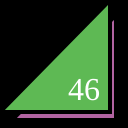
Frame 1 (no input)
Frame 60 (no input): identical to frame 1, image omitted
Frame 120 (the mouse pressed at the canvas centre since frame 60): identical to frame 1, image omitted

The p5.js sketch that drew this single still picture (run headless with seeded random() and noise() and a simulated clock; from frame 60 on, the mouse is pressed at the canvas centre):

// p5.js sketch
// ── sketch.js
function setup() {
  createCanvas(128,128);
}

function draw() {
  background(0);
  strokeWeight(4);
  fill(178, 100, 162);
  triangle(12,120,116,120,116,15);
  fill(94, 185, 84);
  triangle(0,112,110,112,110,0);
  fill(255);
  textSize(32);
  textFont("serif");
  text("46", 68, 100);
}
